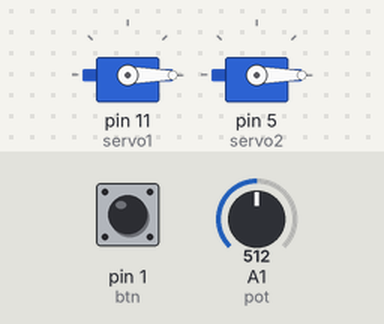
Bench run of a sketch on a simulated Arduino Uno, built with avr-gcc and run on an emulated ATmega328P. Parts: 2 × servo. Inputs (shaded band) come from the test bench; at power-on: pin 1 (btn) LOW, A1 (pot) = 512. EEPROM starts erased.

Above: at 1.2 s.
1.3 s: pin 1 (btn) pulled HIGH for 0.15 s
At 2.4 s:
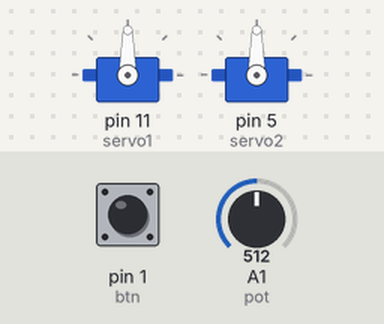
3.3 s: A1 (pot) set to 716
At 5.0 s:
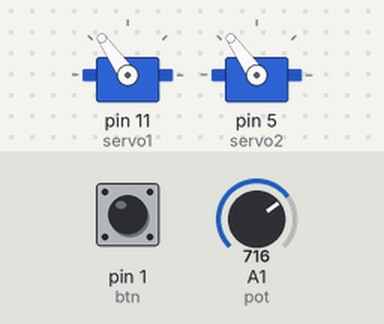
5.3 s: A1 (pot) set to 900
At 6.8 s:
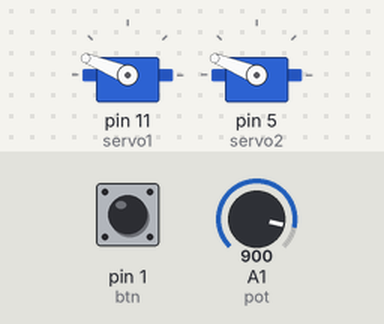
7.3 s: A1 (pot) set to 1023
At 8.3 s:
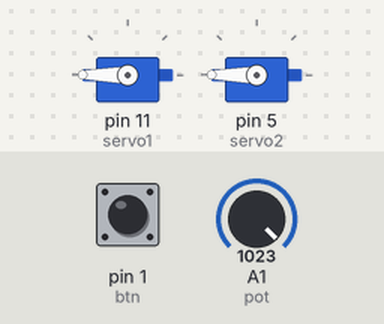
9.3 s: A1 (pot) set to 306
At 11.0 s:
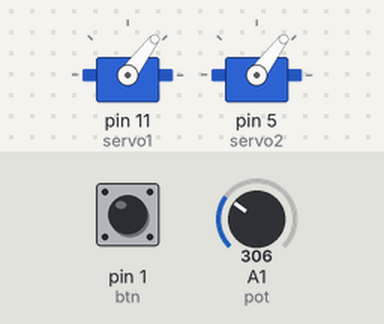
11.3 s: A1 (pot) set to 122
At 12.6 s:
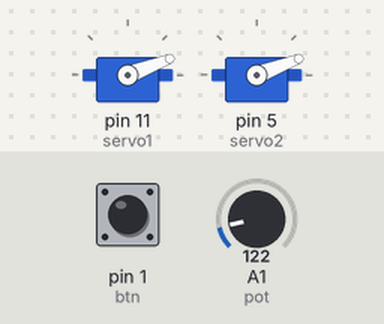
Timing chart, 0 to 14.3 s (numbered marks = the images above; inputs shaded):
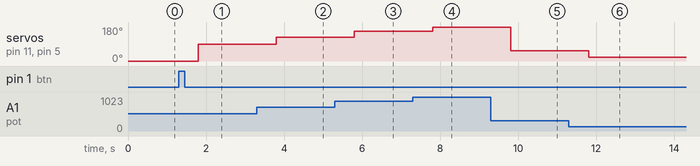

Measured:
- after the input at 1.3 s, servo on pin 11 (servo1), servo on pin 5 (servo2): 0° → 90° after 0.50 s
- after the input at 3.3 s, servo on pin 11 (servo1), servo on pin 5 (servo2): 90° → 125° after 0.50 s
- after the input at 5.3 s, servo on pin 11 (servo1), servo on pin 5 (servo2): 125° → 158° after 0.50 s
- after the input at 7.3 s, servo on pin 11 (servo1), servo on pin 5 (servo2): 158° → 180° after 0.50 s
- after the input at 9.3 s, servo on pin 11 (servo1), servo on pin 5 (servo2): 180° → 53° after 0.51 s
- after the input at 11.3 s, servo on pin 11 (servo1), servo on pin 5 (servo2): 53° → 21° after 0.51 s

The sketch:

The_code.ino
```cpp
#include <Servo.h>
#include <EEPROM.h>

Servo servo1;
Servo servo2;

const int pot = A1;
int btn = 1;
int btnValue;
int potValue;
int angleValue;
int feedbackValue;

void setup() {

  pinMode(btn, INPUT);

  servo1.attach(11);
  servo2.attach(5);

  servo1.write(0);
  servo2.write(0);

}

void loop() {

  btnValue = digitalRead(btn);

  if (btnValue == HIGH) {

    for (int i = 0 ; i <= 100 ; i++) {

    potValue = analogRead(pot);
    angleValue = map(potValue, 0, 1023, 0, 180);
    EEPROM.write(i,angleValue);
    delay(500);
    feedbackValue = EEPROM.read(i);
    servo1.write(angleValue);
    servo2.write(feedbackValue);
    }
  }
}
```
